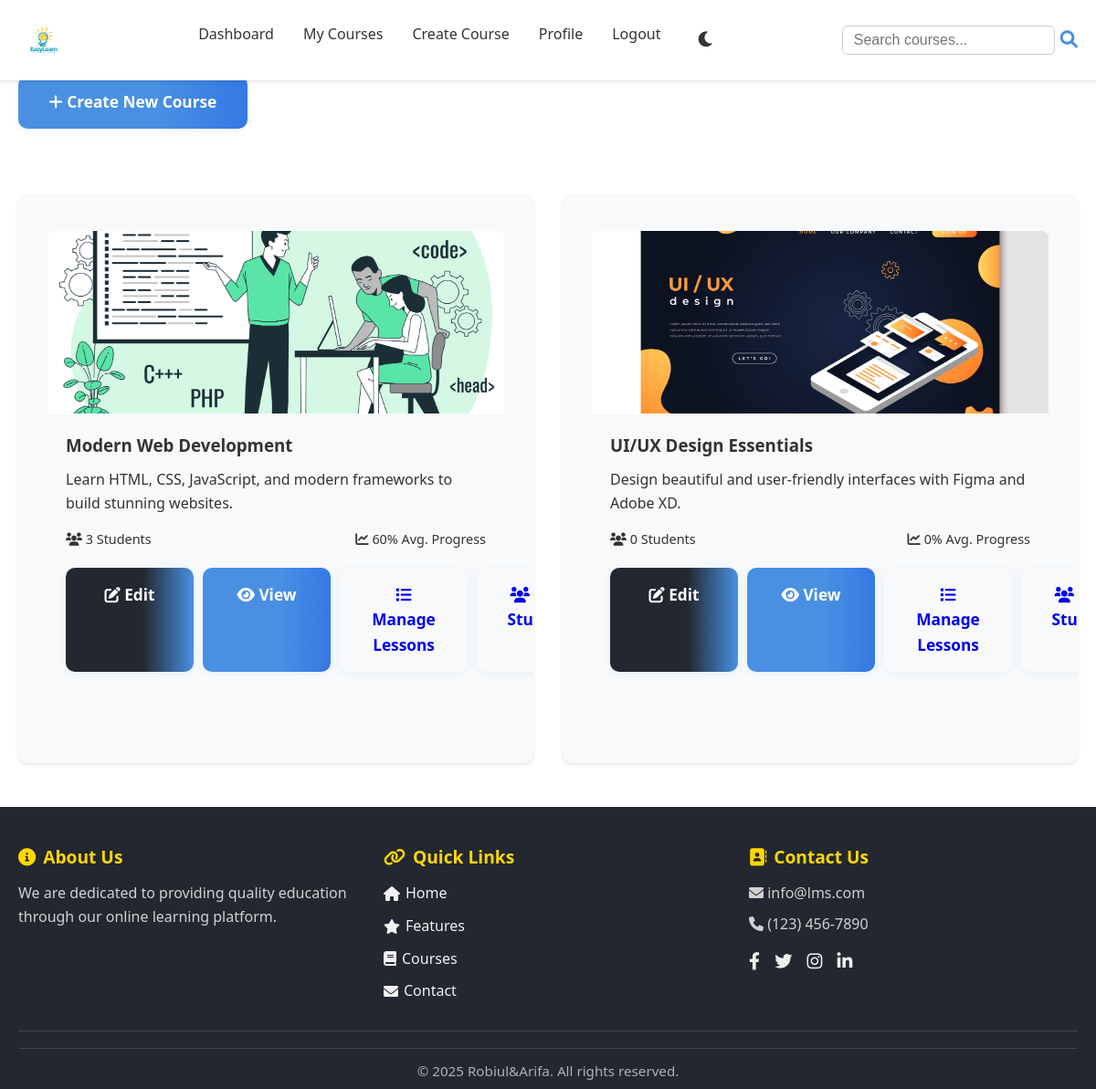
The app's page /php/my_courses.php (signed in) with its own data.
### tables this page shows
CREATE TABLE `courses` (
  `id` int(11) NOT NULL,
  `instructor_id` int(11) NOT NULL,
  `title` varchar(255) NOT NULL,
  `description` text DEFAULT NULL,
  `thumbnail_url` varchar(255) DEFAULT NULL,
  `created_at` timestamp NOT NULL DEFAULT current_timestamp(),
  `updated_at` timestamp NOT NULL DEFAULT current_timestamp() ON UPDATE current_timestamp()
);

### php/my_courses.php (the view, shortened to what this page needs)
<?php
$conn = getDBConnection();
$user_id = $_SESSION['user_id'];
$user_role = $_SESSION['user_role'];
if ($user_role === 'instructor') {
    $stmt = $conn->prepare("
        SELECT c.*,
               (SELECT COUNT(DISTINCT e.student_id) FROM enrollments e WHERE e.course_id = c.id) as total_students,
               (SELECT AVG(e.progress) FROM enrollments e WHERE e.course_id = c.id) as avg_progress
        FROM courses c
        WHERE c.instructor_id = ?
        ORDER BY c.created_at DESC
    ");
    $stmt->bind_param("i", $user_id);
    $stmt->execute();
    $courses = $stmt->get_result();
}
?>
<!DOCTYPE html>
<html lang="en">
<head>
    <link rel="stylesheet" href="../css/style.css">
    <link rel="stylesheet" href="https://cdnjs.cloudflare.com/ajax/libs/font-awesome/6.0.0/css/all.min.css">
</head>
<body>
    <nav class="navbar">
        <div class="container nav-content">
            <a href="../index.php" class="logo"><img src="../images/EasyLearn.png" alt="EasyLearn Logo" style="height:56px;vertical-align:middle;margin-right:10px;"></a>
            <div class="nav-links">
                <?php if ($user_role === 'instructor'): ?>
                    <a href="instructor_dashboard.php">Dashboard</a>
                    <a href="my_courses.php" class="active">My Courses</a>
                    <a href="create_course.php">Create Course</a>
                <?php else: ?>
                    <a href="student_dashboard.php">Dashboard</a>
                    <a href="my_courses.php" class="active">My Courses</a>
                    <a href="certificates.php">Certificates</a>
                <?php endif; ?>
                <a href="profile.php">Profile</a>
                <a href="logout.php">Logout</a>
                <button class="theme-toggle" aria-label="Toggle theme">
                    <i class="fas fa-moon"></i>
                </button>
            </div>
            <form class="navbar-search" action="../search.php" method="get" style="display:flex;align-items:center;gap:6px;">
                <input type="text" name="q" placeholder="Search courses..." class="search-input" style="padding:6px 12px;border-radius:6px;border:1px solid #ccc;font-size:1rem;">
                <button type="submit" style="background:none;border:none;cursor:pointer;color:#4a90e2;font-size:1.2rem;"><i class="fas fa-search"></i></button>
            </form>
        </div>
    </nav>
    <div class="container">
        <div class="dashboard">
            <h1>My Courses</h1>
            <?php if ($user_role === 'instructor'): ?>
                <a href="create_course.php" class="btn btn-primary mb-1"><i class="fas fa-plus"></i> Create New Course</a>
            <?php endif; ?>
            <div class="dashboard-grid">
                <?php if ($courses->num_rows > 0): ?>
                    <?php while ($course = $courses->fetch_assoc()): ?>
                        <div class="card course-card fade-in">
                            <img src="<?php echo !empty($course['thumbnail_url']) ? '../' . $course['thumbnail_url'] : '../images/default-course.jpg'; ?>"
                                 alt="<?php echo htmlspecialchars($course['title']); ?>">
                            <div class="course-card-content">
                                <h3><?php echo htmlspecialchars($course['title']); ?></h3>
                                <p><?php echo htmlspecialchars($course['description']); ?></p>
                                <?php if ($user_role === 'instructor'): ?>
                                    <div class="course-stats">
                                        <span><i class="fas fa-users"></i> <?php echo $course['total_students']; ?> Students</span>
                                        <span><i class="fas fa-chart-line"></i> <?php echo $course['avg_progress'] !== null ? round($course['avg_progress'], 1) : 0; ?>% Avg. Progress</span>
                                    </div>
                                    <div class="course-actions">
                                        <a href="edit_course.php?id=<?php echo $course['id']; ?>" class="btn btn-secondary"><i class="fas fa-edit"></i> Edit</a>
                                        <a href="course.php?id=<?php echo $course['id']; ?>" class="btn btn-primary"><i class="fas fa-eye"></i> View</a>
                                        <a href="manage_lessons.php?course_id=<?php echo $course['id']; ?>" class="btn btn-info"><i class="fas fa-list"></i> Manage Lessons</a>
                                        <a href="course_students.php?course_id=<?php echo $course['id']; ?>" class="btn btn-success"><i class="fas fa-users"></i> View Students</a>
                                    </div>
                                <?php endif; ?>
                            </div>
                        </div>
                    <?php endwhile; ?>
                <?php endif; ?>
            </div>
        </div>
    </div>
    <footer class="footer modern-footer">
        <div class="container">
            <div class="footer-content">
                <div class="footer-section about">
                    <h3><i class="fas fa-info-circle"></i> About Us</h3>
                    <p>We are dedicated to providing quality education through our online learning platform.</p>
                </div>
                <div class="footer-section links">
                    <h3><i class="fas fa-link"></i> Quick Links</h3>
                    <ul>
                        <li><a href="index.php"><i class="fas fa-home"></i> Home</a></li>
                        <li><a href="#features"><i class="fas fa-star"></i> Features</a></li>
                        <li><a href="#courses"><i class="fas fa-book"></i> Courses</a></li>
                        <li><a href="php/contact.php"><i class="fas fa-envelope"></i> Contact</a></li>
                    </ul>
                </div>
                <div class="footer-section contact">
                    <h3><i class="fas fa-address-book"></i> Contact Us</h3>
                    <p><i class="fas fa-envelope"></i> info@lms.com</p>
                    <p><i class="fas fa-phone"></i> (123) 456-7890</p>
                    <div class="footer-social">
                        <a href="https://web.facebook.com/wdrobi17" title="Facebook"><i class="fab fa-facebook-f"></i></a>
                        <a href="https://x.com/wdrobi21" title="Twitter"><i class="fab fa-twitter"></i></a>
                        <a href="https://www.instagram.com/wdrobi" title="Instagram"><i class="fab fa-instagram"></i></a>
                        <a href="https://www.linkedin.com/in/wdrobi/" title="LinkedIn"><i class="fab fa-linkedin-in"></i></a>
                    </div>
                </div>
            </div>
            <div class="footer-bottom">
                <hr>
                <p>&copy; <?php echo date('Y'); ?> Robiul&Arifa. All rights reserved.</p>
            </div>
        </div>
    </footer>
</body>
</html>

### css/style.css (style rules this page uses)
* { margin: 0; padding: 0; box-sizing: border-box; }
:root { --primary-color: #4a90e2; --secondary-color: #2c3e50; --accent-color: #e74c3c; --text-color: #333; --bg-color: #fff; --card-bg: #f8f9fa; --border-color: #dee2e6; --success-color: #28a745; --warning-color: #ffc107; --error-color: #dc3545; }
body { font-family: 'Segoe UI', Tahoma, Geneva, Verdana, sans-serif; line-height: 1.6; color: var(--text-color); background-color: var(--bg-color); transition: background-color 0.3s, color 0.3s; }
.container { max-width: 1200px; margin: 0 auto; padding: 0 20px; }
.navbar { background-color: var(--bg-color); box-shadow: 0 2px 4px rgba(0,0,0,0.1); padding: 1rem 0; position: fixed; width: 100%; top: 0; z-index: 1000; }
.nav-content { display: flex; justify-content: space-between; align-items: center; }
.nav-links { display: flex; gap: 2rem; }
.nav-links a { color: var(--text-color); text-decoration: none; font-weight: 500; transition: color 0.3s; }
.card { background-color: var(--card-bg); border-radius: 8px; padding: 1.5rem; margin: 1rem 0; box-shadow: 0 2px 4px rgba(0,0,0,0.1); transition: transform 0.3s; }
.btn, .auth-form .btn, .btn-link, .auth-form .btn-link { padding: 0.95rem 2.1rem; font-size: 1.08rem; border-radius: 10px; font-weight: 600; min-width: 140px; text-align: center; box-shadow: 0 2px 8px rgba(74, 144, 226, 0.10); transition: background 0.2s, color 0.2s, transform 0.15s; outline: none; border: none; text-decoration: none !important; cursor: pointer; display: inline-block; }
.btn-primary { background: linear-gradient(90deg, #4a90e2 60%, #3578e5 100%); color: #fff; }
.btn-secondary { background: linear-gradient(90deg, #23272f 60%, #4a90e2 100%); color: #fff; }
.dashboard { padding: 2rem 0; }
.dashboard-grid { display: grid; grid-template-columns: repeat(auto-fit, minmax(300px, 1fr)); gap: 2rem; margin-top: 2rem; }
.course-card { display: flex; flex-direction: column; height: 100%; }
.course-card img { width: 100%; height: 200px; object-fit: cover; border-radius: 8px 8px 0 0; }
.course-card-content { padding: 1rem; flex-grow: 1; }
.fade-in { animation: fadeIn 0.5s ease-out; }
.theme-toggle { background: none; border: none; color: var(--text-color); cursor: pointer; padding: 0.5rem; font-size: 1.2rem; }
.mb-1 { margin-bottom: 1rem; }
.modern-footer { background: #23272f; color: #f1f1f1; padding: 40px 0 0 0; margin-top: 40px; font-size: 1rem; }
.modern-footer .footer-content { display: flex; flex-wrap: wrap; justify-content: space-between; gap: 40px; padding-bottom: 20px; }
.modern-footer .footer-section { flex: 1 1 220px; min-width: 220px; }
.modern-footer .footer-section h3 { font-size: 1.2rem; margin-bottom: 12px; color: #ffd700; display: flex; align-items: center; gap: 8px; }
.modern-footer .footer-section ul { list-style: none; padding: 0; margin: 0; }
.modern-footer .footer-section ul li { margin-bottom: 10px; }
.modern-footer .footer-section ul li a { color: #f1f1f1; text-decoration: none; transition: color 0.2s; display: flex; align-items: center; gap: 6px; }
.modern-footer .footer-section p { margin: 8px 0; color: #d1d1d1; }
.modern-footer .footer-social { margin-top: 12px; }
.modern-footer .footer-social a { color: #f1f1f1; margin-right: 12px; font-size: 1.2rem; transition: color 0.2s, transform 0.2s; display: inline-block; }
.modern-footer .footer-bottom { text-align: center; padding: 18px 0 8px 0; border-top: 1px solid #444; color: #b1b1b1; font-size: 0.95rem; }
.modern-footer .footer-bottom hr { border: none; border-top: 1px solid #444; margin: 0 0 12px 0; }
.card { background: linear-gradient(135deg, #f8fafc 60%, #e3e9f7 100%); border-radius: 18px; box-shadow: 0 4px 24px rgba(80, 120, 200, 0.10); padding: 2.5rem 2rem 2rem 2rem; margin: 1.5rem 0; transition: box-shadow 0.2s; }
.course-card { background: var(--card-bg); border-radius: 10px; overflow: hidden; box-shadow: 0 2px 4px rgba(0, 0, 0, 0.1); transition: transform 0.3s; }
.course-card img { width: 100%; height: 200px; object-fit: cover; }
.course-card-content { padding: 20px; }
.course-card-content h3 { margin: 0 0 10px; color: var(--text-color); }
.course-card-content p { margin: 10px 0; color: var(--text-secondary); }
.course-stats { display: flex; justify-content: space-between; align-items: center; margin: 15px 0; font-size: 0.9em; color: var(--text-secondary); }
.course-actions { display: flex; gap: 10px; margin-top: 20px; }

### records on screen
courses: thumbnail_url (picture), title "Modern Web Development", description "Learn HTML, CSS, JavaScript, and modern frameworks to build stunning websites.", total_students "3", avg_progress "60"
courses: thumbnail_url (picture), title "UI/UX Design Essentials", description "Design beautiful and user-friendly interfaces with Figma and Adobe XD.", total_students "0"
